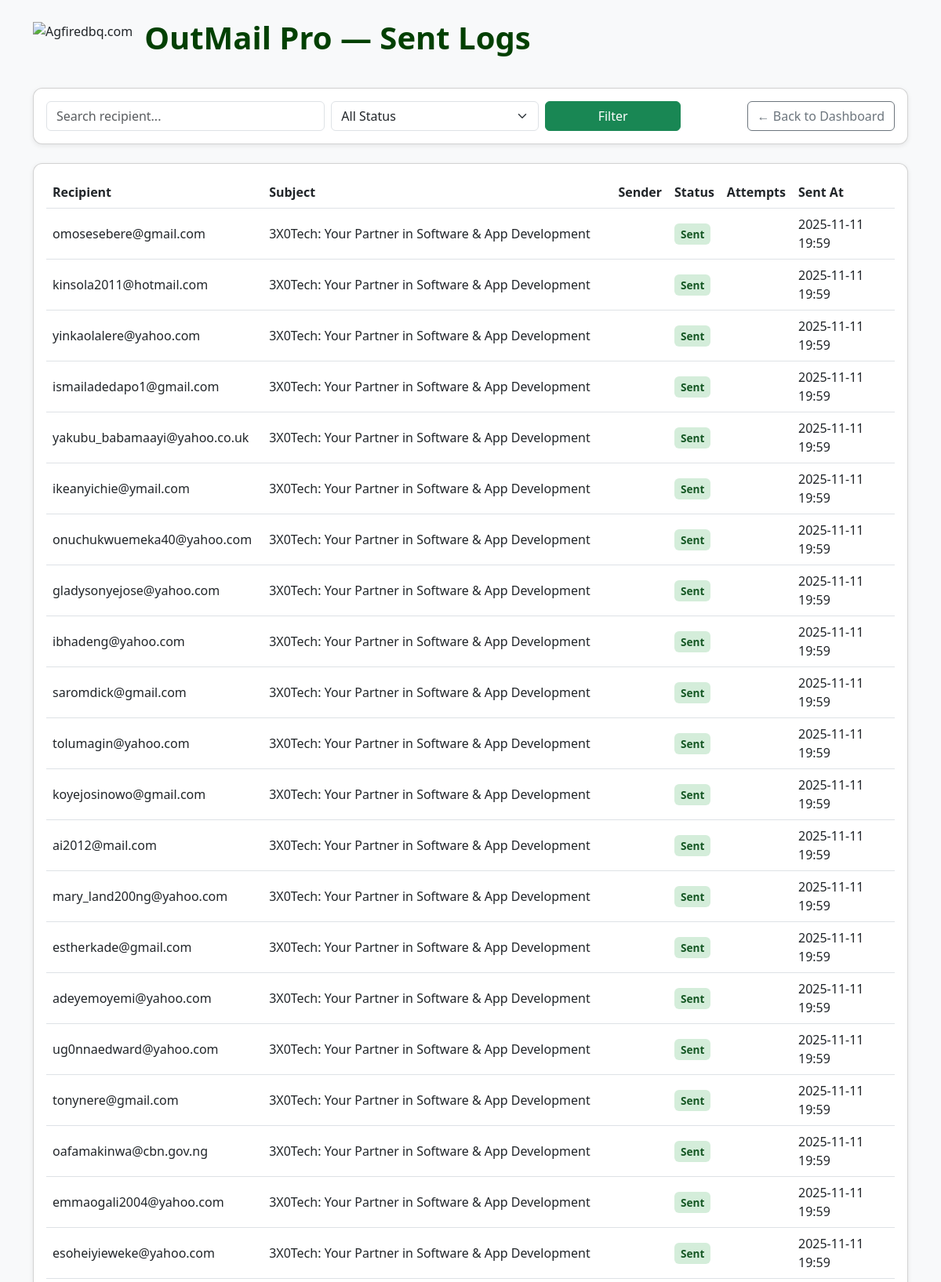
The page /mailer/logs/ (signed in, upper part) on the database its author committed.
### mailer/models.py (models this page shows, shortened)
class EmailLog(models.Model):
    STATUS_CHOICES = [
        ("sent", "Sent"),
        ("failed", "Failed"),
    ]
    user = models.ForeignKey(User, on_delete=models.CASCADE, null=True, blank=True, related_name="email_logs")
    recipient = models.EmailField()
    subject = models.CharField(max_length=255)
    body = models.TextField(blank=True)  # store a copy or snippet
    status = models.CharField(max_length=10, choices=STATUS_CHOICES)
    error_message = models.TextField(blank=True, null=True)
    retries = models.IntegerField(default=0)
    sent_at = models.DateTimeField(auto_now_add=True)

### mailer/views.py (the view)
# urls.py: path("logs/", views.sent_logs, name="sent_logs"),
@login_required
def sent_logs(request):
    qs = EmailLog.objects.filter(user=request.user).order_by("-sent_at")
    q = request.GET.get("q")
    if q:
        qs = qs.filter(recipient__icontains=q)
    status = request.GET.get("status")
    if status in ("sent", "failed"):
        qs = qs.filter(status=status)
    paginator = Paginator(qs, 50)  # 50 logs per page
    page_number = request.GET.get("page", 1)
    page_obj = paginator.get_page(page_number)
    return render(request, "mailer/logs.html", {"page_obj": page_obj})

### mailer/templates/mailer/logs.html (shortened to what this page needs)
{% load static %}
<!doctype html>
<html lang="en">
<head>
  <link href="https://cdn.jsdelivr.net/npm/bootstrap@5.3.0/dist/css/bootstrap.min.css" rel="stylesheet">
</head>
<body class="p-4">
  <div class="container">
    <div class="header">
       <img src="https://pbs.twimg.com/media/G3C-pciWoAAoWlj?format=jpg&name=360x360" alt="Agfiredbq.com">
      <h1>OutMail Pro — Sent Logs</h1>
    </div>
    <div class="card p-3 mb-4">
      <form class="row g-2 align-items-center">
        <div class="col-md-4">
          <input name="q" value="{{ request.GET.q }}" class="form-control" placeholder="Search recipient...">
        </div>
        <div class="col-md-3">
          <select name="status" class="form-select">
            <option value="">All Status</option>
          </select>
        </div>
        <div class="col-md-2">
          <button class="btn btn-success w-100">Filter</button>
        </div>
        <div class="col-md-3 text-end">
          <a href="{% url 'mailer:dashboard' %}" class="btn btn-outline-secondary">← Back to Dashboard</a>
        </div>
      </form>
    </div>
    <div class="card p-3">
      <div class="table-responsive">
        <table class="table table-hover align-middle">
          <thead>
            <tr>
              <th>Recipient</th>
              <th>Subject</th>
              <th>Sender</th>
              <th>Status</th>
              <th>Attempts</th>
              <th>Sent At</th>
            </tr>
          </thead>
          <tbody>
            {% for item in page_obj %}
            <tr>
              <td>{{ item.recipient }}</td>
              <td>{{ item.subject|truncatechars:60 }}</td>
              <td>{{ item.sender }}</td>
              <td>
                {% if item.status == 'SENT' %}
                  <span class="status-badge status-sent">Sent</span>
                {% elif item.status == 'FAILED' %}
                  <span class="status-badge status-failed">Failed</span>
                {% else %}
                  <span class="status-badge status-sent"">Sent</span>
                {% endif %}
              </td>
              <td>{{ item.attempts }}</td>
              <td>{{ item.sent_at|date:"Y-m-d H:i" }}</td>
            </tr>
            {% empty %}
            <tr><td colspan="6" class="text-center text-muted">No records found.</td></tr>
            {% endfor %}
          </tbody>
        </table>
      </div>
    </div>
  </div>
</body>
</html>

### mailer/templates/mailer/logs.html (style rules this page uses)
body { background-color: #f8f9fa; font-family: "Segoe UI", Roboto, Helvetica, Arial, sans-serif; }
.header { display: flex; align-items: center; margin-bottom: 2rem; }
.header img { height: 48px; }
.header h1 { margin-left: 15px; font-weight: 600; color: #024002; }
.card { border-radius: 12px; box-shadow: 0 2px 6px rgba(0,0,0,0.08); }
.table thead { background-color: #024002; color: white; }
.status-badge { font-size: 0.85rem; padding: 4px 8px; border-radius: 6px; font-weight: 600; }
.status-sent { background-color: #d4edda; color: #155724; }

### rows shown on the page
EmailLog: recipient "omosesebere@gmail.com", subject "3X0Tech: Your Partner in Software & App Development", status "Sent", sent_at "2025-11-11 19:59"
EmailLog: recipient "kinsola2011@hotmail.com", subject "3X0Tech: Your Partner in Software & App Development", status "Sent", sent_at "2025-11-11 19:59"
EmailLog: recipient "yinkaolalere@yahoo.com", subject "3X0Tech: Your Partner in Software & App Development", status "Sent", sent_at "2025-11-11 19:59"
EmailLog: recipient "ismailadedapo1@gmail.com", subject "3X0Tech: Your Partner in Software & App Development", status "Sent", sent_at "2025-11-11 19:59"
EmailLog: recipient "yakubu_babamaayi@yahoo.co.uk", subject "3X0Tech: Your Partner in Software & App Development", status "Sent", sent_at "2025-11-11 19:59"
EmailLog: recipient "ikeanyichie@ymail.com", subject "3X0Tech: Your Partner in Software & App Development", status "Sent", sent_at "2025-11-11 19:59"
EmailLog: recipient "onuchukwuemeka40@yahoo.com", subject "3X0Tech: Your Partner in Software & App Development", status "Sent", sent_at "2025-11-11 19:59"
EmailLog: recipient "gladysonyejose@yahoo.com", subject "3X0Tech: Your Partner in Software & App Development", status "Sent", sent_at "2025-11-11 19:59"
EmailLog: recipient "ibhadeng@yahoo.com", subject "3X0Tech: Your Partner in Software & App Development", status "Sent", sent_at "2025-11-11 19:59"
EmailLog: recipient "saromdick@gmail.com", subject "3X0Tech: Your Partner in Software & App Development", status "Sent", sent_at "2025-11-11 19:59"
EmailLog: recipient "tolumagin@yahoo.com", subject "3X0Tech: Your Partner in Software & App Development", status "Sent", sent_at "2025-11-11 19:59"
EmailLog: recipient "koyejosinowo@gmail.com", subject "3X0Tech: Your Partner in Software & App Development", status "Sent", sent_at "2025-11-11 19:59"
EmailLog: recipient "ai2012@mail.com", subject "3X0Tech: Your Partner in Software & App Development", status "Sent", sent_at "2025-11-11 19:59"
EmailLog: recipient "mary_land200ng@yahoo.com", subject "3X0Tech: Your Partner in Software & App Development", status "Sent", sent_at "2025-11-11 19:59"
EmailLog: recipient "estherkade@gmail.com", subject "3X0Tech: Your Partner in Software & App Development", status "Sent", sent_at "2025-11-11 19:59"
EmailLog: recipient "adeyemoyemi@yahoo.com", subject "3X0Tech: Your Partner in Software & App Development", status "Sent", sent_at "2025-11-11 19:59"
EmailLog: recipient "ug0nnaedward@yahoo.com", subject "3X0Tech: Your Partner in Software & App Development", status "Sent", sent_at "2025-11-11 19:59"
EmailLog: recipient "tonynere@gmail.com", subject "3X0Tech: Your Partner in Software & App Development", status "Sent", sent_at "2025-11-11 19:59"
EmailLog: recipient "oafamakinwa@cbn.gov.ng", subject "3X0Tech: Your Partner in Software & App Development", status "Sent", sent_at "2025-11-11 19:59"
EmailLog: recipient "emmaogali2004@yahoo.com", subject "3X0Tech: Your Partner in Software & App Development", status "Sent", sent_at "2025-11-11 19:59"
EmailLog: recipient "esoheiyieweke@yahoo.com", subject "3X0Tech: Your Partner in Software & App Development", status "Sent", sent_at "2025-11-11 19:59"
